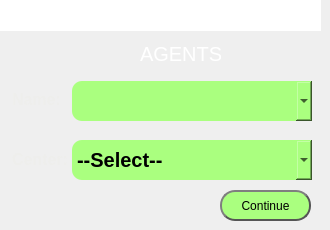
   <widget class="QWidget" name="page_agent_selection">
    <widget class="QLabel" name="label_25">
     <property name="geometry">
      <rect>
       <x>0</x>
       <y>0</y>
       <width>321</width>
       <height>31</height>
      </rect>
     </property>
     <property name="styleSheet">
      <string notr="true">background-color:white;
image: url(:/img/img/dairypos_small.png);</string>
     </property>
     <property name="text">
      <string/>
     </property>
    </widget>
    <widget class="QPushButton" name="save_agent_button">
     <property name="geometry">
      <rect>
       <x>220</x>
       <y>190</y>
       <width>91</width>
       <height>31</height>
      </rect>
     </property>
     <property name="styleSheet">
      <string notr="true">QPushButton {
	
	background-color: rgb(170, 255, 127);
	color: black;
    color: black;
	font: 75 12pt &quot;Century Schoolbook L&quot;;
    border: 2px solid #555;
    border-radius: 15px;
    border-style: outset;
    padding: 5px;
    }

QPushButton:hover {
    background: qradialgradient(
        cx: 0.3, cy: -0.4, fx: 0.3, fy: -0.4,
        radius: 1.35, stop: 0 #fff, stop: 1 #ffaa7f
        );
    }

QPushButton:pressed {
    border-style: inset;
    background: qradialgradient(
        cx: 0.4, cy: -0.1, fx: 0.4, fy: -0.1,
        radius: 1.35, stop: 0 #fff, stop: 1 #ddd
        );
	

    }
</string>
     </property>
     <property name="text">
      <string>Continue</string>
     </property>
    </widget>
    <widget class="QLabel" name="label_18">
     <property name="geometry">
      <rect>
       <x>140</x>
       <y>45</y>
       <width>81</width>
       <height>17</height>
      </rect>
     </property>
     <property name="styleSheet">
      <string notr="true">background-color: transparent;
color: rgb(255, 255, 255);
font: 15pt;</string>
     </property>
     <property name="text">
      <string>AGENTS</string>
     </property>
    </widget>
    <widget class="QLabel" name="label_7">
     <property name="geometry">
      <rect>
       <x>12</x>
       <y>90</y>
       <width>47</width>
       <height>19</height>
      </rect>
     </property>
     <property name="styleSheet">
      <string notr="true">background-color: transparent;
color: rgb(238, 238, 236);
font: 12pt ;
font-weight:bold;

</string>
     </property>
     <property name="text">
      <string>Name:</string>
     </property>
    </widget>
    <widget class="QComboBox" name="agent_combo">
     <property name="geometry">
      <rect>
       <x>72</x>
       <y>81</y>
       <width>240</width>
       <height>40</height>
      </rect>
     </property>
     <property name="styleSheet">
      <string notr="true">background-color: rgb(170, 255, 127);
font: 15pt;
border-radius: 10px;
font-weight:bold;
</string>
     </property>
     <property name="editable">
      <bool>false</bool>
     </property>
    </widget>
    <widget class="QLabel" name="label_17">
     <property name="geometry">
      <rect>
       <x>12</x>
       <y>150</y>
       <width>61</width>
       <height>19</height>
      </rect>
     </property>
     <property name="styleSheet">
      <string notr="true">background-color: transparent;
color: rgb(238, 238, 236);
font: 12pt ;
font-weight:bold;

</string>
     </property>
     <property name="text">
      <string>Center:</string>
     </property>
    </widget>
    <widget class="QComboBox" name="center_name_combo_">
     <property name="geometry">
      <rect>
       <x>72</x>
       <y>140</y>
       <width>240</width>
       <height>40</height>
      </rect>
     </property>
     <property name="styleSheet">
      <string notr="true">background-color: rgb(170, 255, 127);
font: 15pt;
border-radius: 10px;
font-weight:bold;
</string>
     </property>
     <item>
      <property name="text">
       <string>--Select--</string>
      </property>
     </item>
    </widget>
    <widget class="QLabel" name="label_22">
     <property name="geometry">
      <rect>
       <x>100</x>
       <y>40</y>
       <width>35</width>
       <height>25</height>
      </rect>
     </property>
     <property name="styleSheet">
      <string notr="true">background-color:transparent;</string>
     </property>
     <property name="text">
      <string/>
     </property>
     <property name="pixmap">
      <pixmap resource="thumbnails.qrc">:/img/img/computer-icons-vendor-sales-random-icons-ec2968cc8666f04904ccf9a318f58cf9.png</pixmap>
     </property>
     <property name="scaledContents">
      <bool>true</bool>
     </property>
    </widget>
   </widget>
